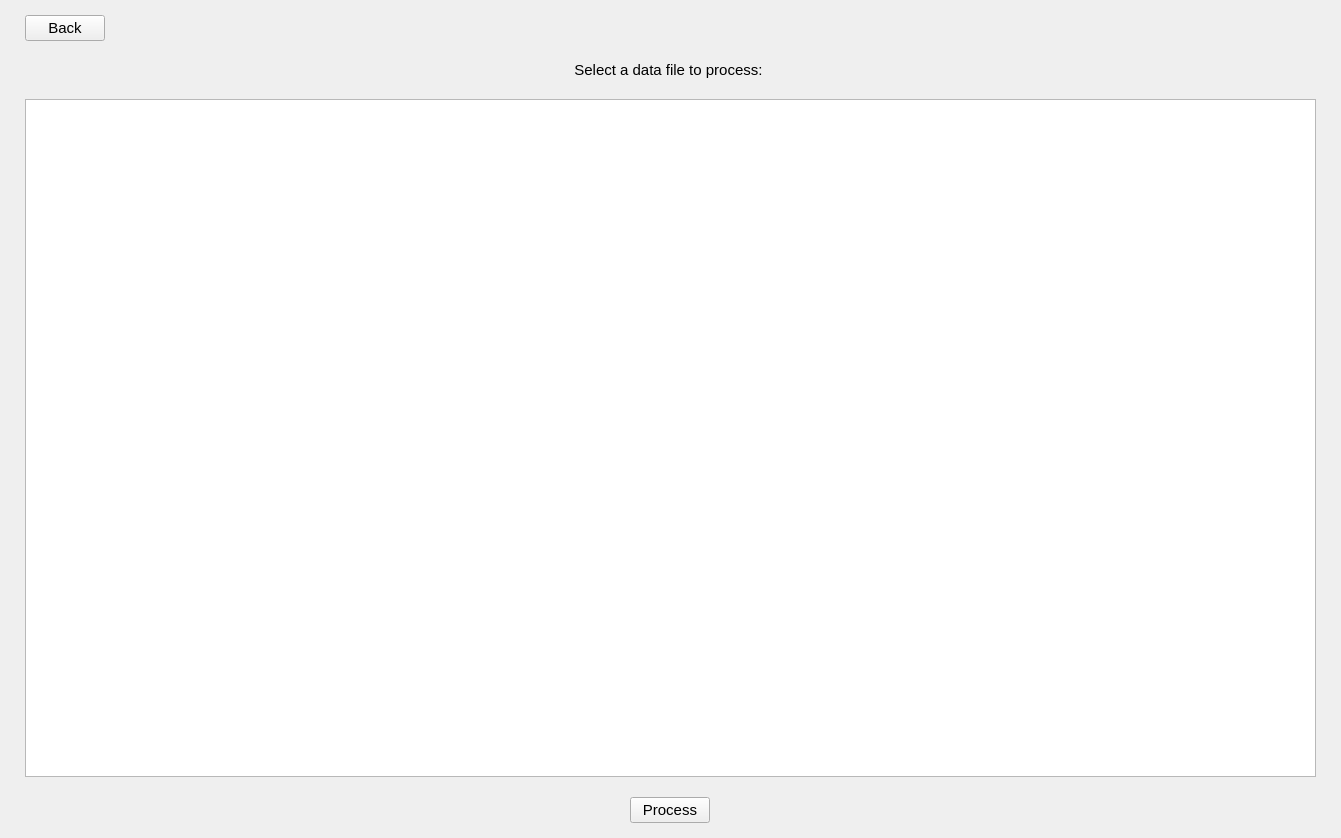
<?xml version="1.0" encoding="UTF-8"?>
<ui version="4.0">
 <class>MainWindow</class>
 <widget class="QMainWindow" name="MainWindow">
  <property name="geometry">
   <rect>
    <x>0</x>
    <y>0</y>
    <width>1341</width>
    <height>838</height>
   </rect>
  </property>
  <property name="font">
   <font>
    <family>Arial</family>
    <pointsize>11</pointsize>
   </font>
  </property>
  <property name="windowTitle">
   <string>MainWindow</string>
  </property>
  <widget class="QWidget" name="centralwidget">
   <layout class="QVBoxLayout" name="verticalLayout_2">
    <property name="leftMargin">
     <number>25</number>
    </property>
    <property name="topMargin">
     <number>15</number>
    </property>
    <property name="rightMargin">
     <number>25</number>
    </property>
    <property name="bottomMargin">
     <number>5</number>
    </property>
    <item>
     <layout class="QVBoxLayout" name="verticalLayout" stretch="0,0,0,0">
      <property name="spacing">
       <number>20</number>
      </property>
      <property name="bottomMargin">
       <number>10</number>
      </property>
      <item>
       <layout class="QHBoxLayout" name="horizontalLayout_2">
        <item>
         <widget class="QPushButton" name="btn_back">
          <property name="text">
           <string>Back</string>
          </property>
         </widget>
        </item>
        <item>
         <spacer name="horizontalSpacer">
          <property name="orientation">
           <enum>Qt::Horizontal</enum>
          </property>
          <property name="sizeHint" stdset="0">
           <size>
            <width>40</width>
            <height>20</height>
           </size>
          </property>
         </spacer>
        </item>
       </layout>
      </item>
      <item>
       <layout class="QHBoxLayout" name="hlayout_title" stretch="1">
        <item>
         <widget class="QLabel" name="lbl_instructions">
          <property name="text">
           <string>Select a data file to process: </string>
          </property>
          <property name="alignment">
           <set>Qt::AlignCenter</set>
          </property>
         </widget>
        </item>
       </layout>
      </item>
      <item>
       <layout class="QHBoxLayout" name="hlayout_content">
        <property name="spacing">
         <number>15</number>
        </property>
        <item>
         <widget class="QTableWidget" name="table_files"/>
        </item>
       </layout>
      </item>
      <item>
       <layout class="QHBoxLayout" name="hlayout_process">
        <item>
         <widget class="QPushButton" name="btn_process">
          <property name="sizePolicy">
           <sizepolicy hsizetype="Fixed" vsizetype="Fixed">
            <horstretch>0</horstretch>
            <verstretch>0</verstretch>
           </sizepolicy>
          </property>
          <property name="baseSize">
           <size>
            <width>0</width>
            <height>0</height>
           </size>
          </property>
          <property name="text">
           <string>Process</string>
          </property>
         </widget>
        </item>
       </layout>
      </item>
     </layout>
    </item>
   </layout>
  </widget>
 </widget>
 <resources/>
 <connections/>
</ui>
